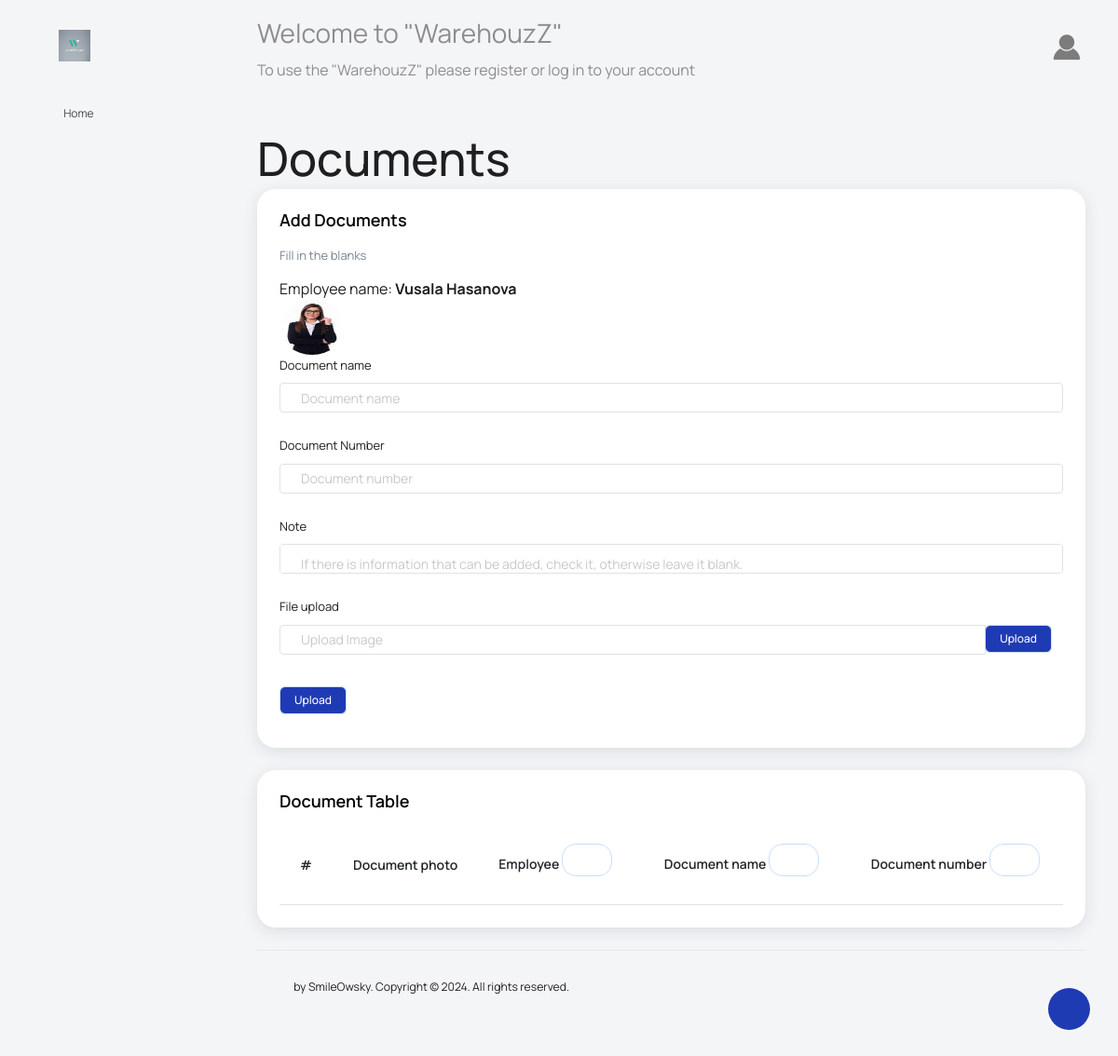
Before: /documents/1 with the older database file.
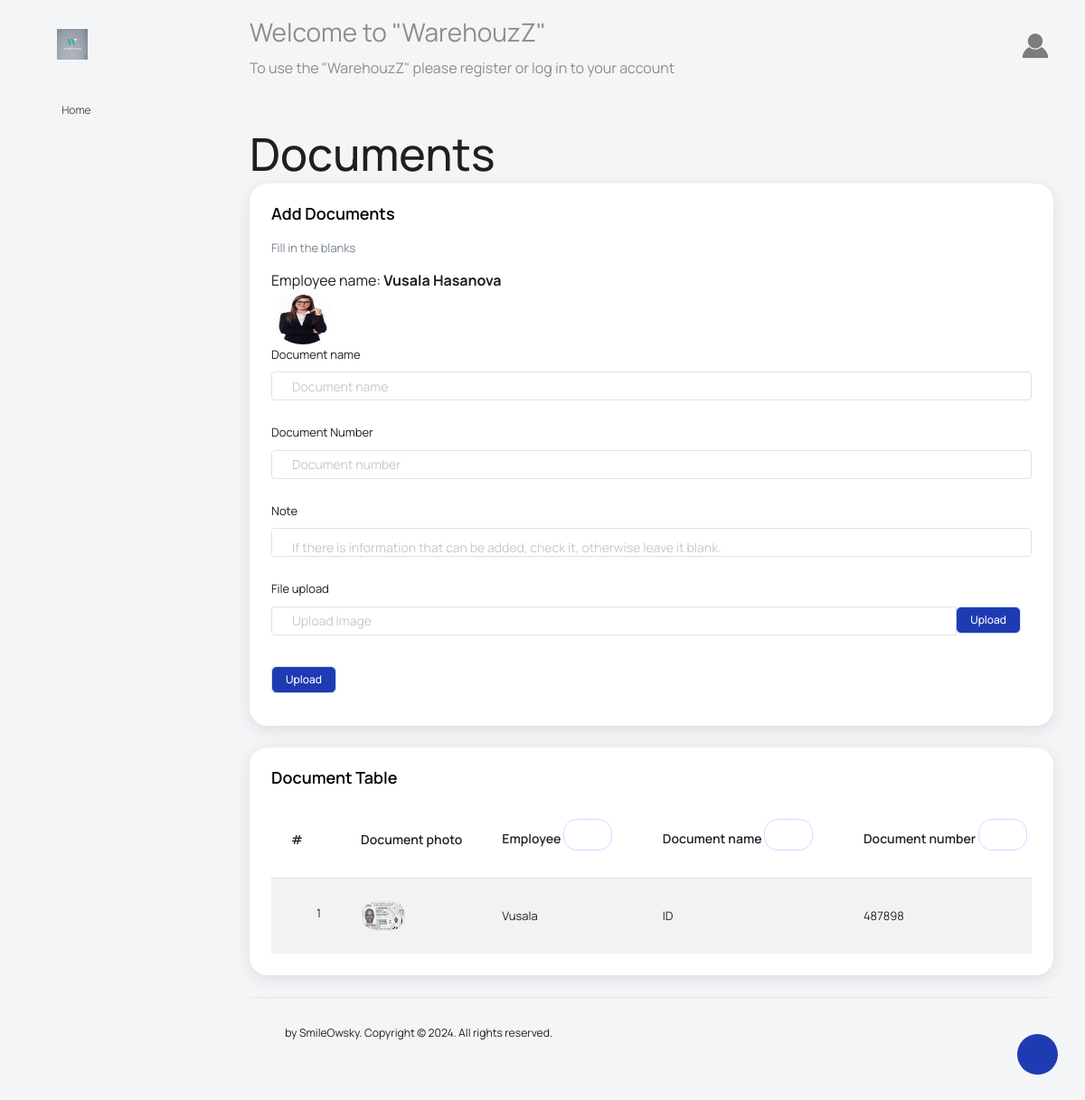
After: the same page with the newer database file.
### main/models.py (models this page shows)
class Documents(models.Model):
    staff_id = models.ForeignKey(Staff, on_delete=models.CASCADE)
    title = models.CharField(max_length=30)
    doc_num = models.IntegerField(20)
    about = models.TextField()
    scan_photo = models.ImageField(upload_to='media/', blank=False, null=False)

class Staff(models.Model):
    pos_id = models.ForeignKey(Positions, on_delete=models.CASCADE)
    name = models.CharField(max_length=15)
    surname = models.CharField(max_length=15)
    birth_date = models.DateField()
    photo = models.ImageField(upload_to='media/', blank=False, null=False)
    email = models.CharField(max_length=20)
    phone = models.CharField(max_length=15)
    sallary = models.FloatField(max_length=20)
    j_start_d = models.DateField()

### main/views.py (the view, shortened to what this page needs)
# urls.py: path('documents/<int:staf_id>', views.documents, name='documents'),
def documents(request, staf_id):
    data = ''
    file_url = ''
    del_all = []
    if 'delete_all' in request.POST:
        del_all = request.POST.getlist('x[]')
        if not del_all:
            messages.info(request, "Please select to delete.",
                          extra_tags='error')
    if 'search' in request.POST:
        data = Documents.objects.filter(Q(documents__contains=request.POST['question'])).filter(
            staff_id=staf_id).order_by('-id')
    else:
        if 'order' in request.POST:
            if request.POST['order'] == 'a':
                data = Documents.objects.order_by('staff_id__name')
            elif request.POST['order'] == 'b':
                data = Documents.objects.order_by('-staff_id__name')
            elif request.POST['order'] == 'c':
                data = Documents.objects.order_by('title')
            elif request.POST['order'] == 'd':
                data = Documents.objects.order_by('-title')
            elif request.POST['order'] == 'e':
                data = Documents.objects.order_by('doc_num')
            elif request.POST['order'] == 'f':
                data = Documents.objects.order_by('-doc_num')
            elif request.POST['order'] == 'g':
                data = Documents.objects.order_by('about')
            elif request.POST['order'] == 'e':
                data = Documents.objects.order_by('-about')
        else:
            data = Documents.objects.all().filter(staff_id=staf_id).order_by('-id')
    staff = Staff.objects.get(id=staf_id)
    return render(request, 'documents.html', {'del_all': del_all, 'data': data, 'staff': staff})

### main/templates/documents.html (shortened to what the changed rows need)
{% extends 'main_layout.html' %}
{% block 'content' %}
<h1>Documents</h1>
<div class="row">
  <div class="col-lg-12 grid-margin stretch-card">
    <div class="card">
      <div class="card-body">
        <div class="table-responsive">
          <form method="post" action="#table">
            <table class="table table-striped" id="table">
              <thead>
                <th>#</th>
                <th>Document photo</th>
                <th>
                  Employee
                  {% if request.POST.order == 'a' %}
                  <button class="btn btn-link btn-sm" name="order" value="b"><i
                      class="mdi mdi-sort-alphabetical"></i></button>
                  {% else %}
                  <button class="btn btn-link btn-sm" name="order" value="a"><i
                      class="mdi mdi-sort-alphabetical"></i></button>
                  {% endif %}
                </th>
                <th>
                  Document name
                  {% if request.POST.order == 'c' %}
                  <button class="btn btn-link btn-sm" name="order" value="d"><i
                      class="mdi mdi-sort-alphabetical>"></i></button>
                  {% else %}
                  <button class="btn btn-link btn-sm" name="order" value="c"><i
                      class="mdi mdi-sort-alphabetical"></i></button>
                  {% endif %}
                </th>
                <th>
                  Document number
                  {% if request.POST.order == 'e' %}
                  <button class="btn btn-link btn-sm" name="order" value="f"><i
                      class="mdi mdi-sort-numeric"></i></button>
                  {% else %}
                  <button class="btn btn-link btn-sm" name="order" value="e"><i
                      class="mdi mdi-sort-numeric"></i></button>
                  {% endif %}
                </th>
              </thead>
              <tbody>
                {% for info in data %}
                <tr>
                  <td>
                    <div class="form-check form-check-info">
                      <label class="form-check-label">
                          name="x[]" value="{{info.id}}">{{forloop.counter}}
                      </label>
                    </div>
                  </td>
                  <td><img style="width: 50px; height: 60;" src="{{info.scan_photo}}"></td>
                  <td>{{info.staff_id.name}}</td>
                  <td>{{info.title}}</td>
                  <td>{{info.doc_num}}</td>
                </tr>
                {% endfor %}
              </tbody>
            </table>
          </form>
        </div>
      </div>
    </div>
  </div>
</div>
{% endblock %}

Changed rows visible on the page:
added Documents: scan_photo (picture), staff_id.name "Vusala", title "ID", doc_num "487898"
